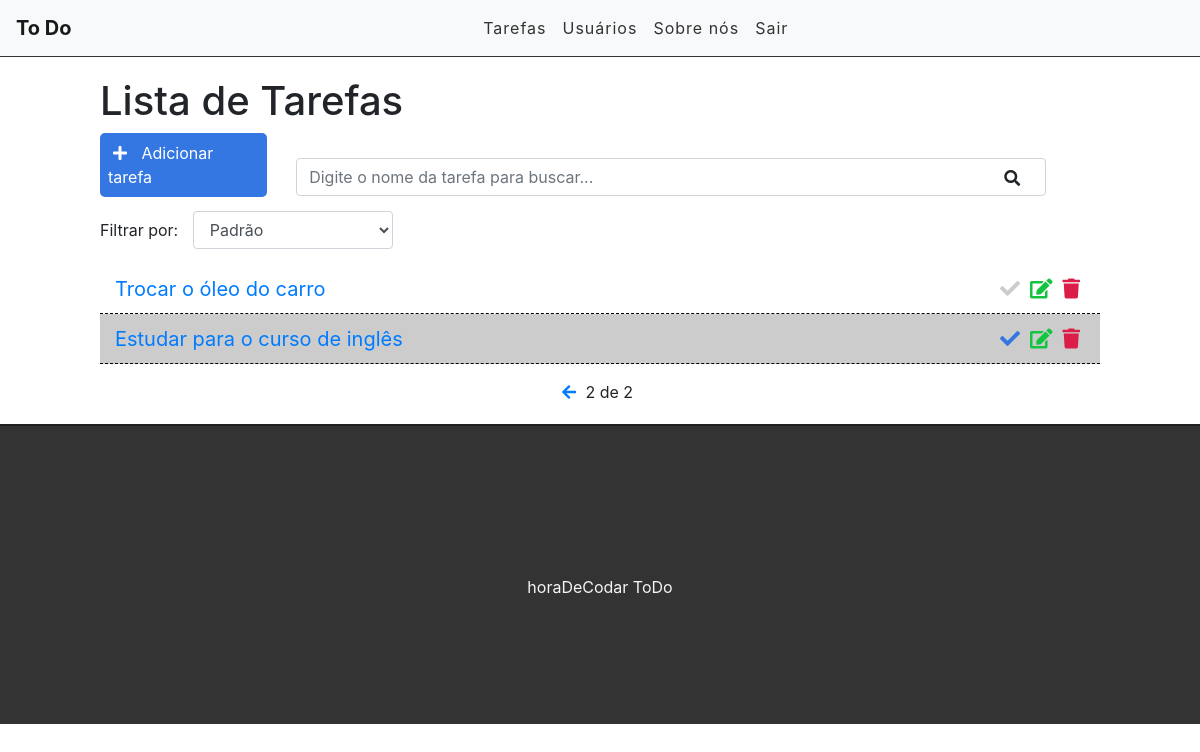
Page /?page=2 (signed in) on the committed database.
### tasks/models.py (models this page shows, shortened)
class Task(models.Model):
    STATUS = (
        ('doing', 'Fazendo'),
        ('done', 'Feita'),
    )
    title = models.CharField(max_length=255)
    description = models.TextField()
    done = models.CharField(
        max_length=5,
        choices=STATUS,
    )
    user = models.ForeignKey(get_user_model(), on_delete=models.CASCADE)
    created_at = models.DateTimeField(auto_now_add=True)
    update_at = models.DateTimeField(auto_now=True)

### tasks/views.py (the view)
# urls.py: path('', views.taskList, name='task-list'),
@login_required
def taskList(request):
    search = request.GET.get('search')
    filter = request.GET.get('filter')
    if search:
        tasks = Task.objects.filter(title__icontains=search, user=request.user)
    elif filter:
        tasks = Task.objects.filter(done=filter, user=request.user)
    else:
        tasks_list = Task.objects.all().order_by('-created_at').filter(user=request.user)
        paginator = Paginator(tasks_list, 3)
        page = request.GET.get('page')
        tasks = paginator.get_page(page)
    return render(request, 'tasks/list.html', {'tasks': tasks, 'filter': filter})

### tasks/templates/tasks/list.html (shortened to what this page needs)
{% extends 'base.html' %}
{% block content %}
    <div class="offset-1 col-10 list-div">
        <h1>Lista de Tarefas</h1>
        <a id="add-link" href="newtask/">
            <div class="col-2 add-div">
                <i class="fas fa-plus"></i> Adicionar tarefa
            </div>
        </a>
        <div class="col-9 search-div">
            <form mathod="GET" id="search-form">
                <input class="form-control" type="text" id="search" name="search" placeholder="Digite o nome da tarefa para buscar..." value={{ request.GET.search }}>
                <i class="fas fa-search" id="search-btn"></i>
            </form>
        </div>
        <div class="col-12 filter-div">
            <span>Filtrar por:</span>
            <select value='done' name="filter" id="filter" class="form-control">
                <option value="" {% if filter == "" %}selected{% endif %}>Padrão</option>
            </select>
        </div>
        <ul class="task-list">
            {% for task in tasks %}
                {% if task.done == 'doing' %}
                    <li class="task-item">
                {% else %}
                    <li class="task-item done">
                {% endif %}
                        <span><a href="/task/{{task.id}}">{{task.title}}</a></span>
                        <a href="delete/{{task.id}}" class="delete-btn"><span><i class="fas fa-trash"></i></span></a>
                        <a href="edit/{{task.id}}"><span><i class="fas fa-edit"></i></span></a>
                        <a href="changestatus/{{task.id}}"><span><i class="fas fa-check"></i></span></a>
                    </li>
            {% endfor %}
        </ul>
        <div class="pagination">
            <span class="step-links">
                {% if tasks.has_previous %}
                    <a href="?page={{ tasks.previous_page_number }}"><i class="fas fa-arrow-left"></i></a>
                {% endif %}
                {% if tasks.paginator.num_pages %}
                    <span class="current">
                        {{ tasks.number }} de {{ tasks.paginator.num_pages }}
                    </span>
                {% endif %}
            </span>
        </div>
    </div>
{% endblock %}

### tasks/static/css/styles.css (style rules this page uses)
#add-link { text-decoration: none; }
.add-div { background-color: #3476e2; cursor: pointer; display: inline-block; color: #FFF; padding: 8px; border-radius: 5px; margin-right: 25px; }
.fas.fa-plus { color: #FFF; margin-right: 10px; margin-left: 5px; }
.fas.fa-search { position: absolute; top: 12px; right: 26px; cursor: pointer; }
.search-div { padding: 0; margin-top: 15px; margin-bottom: 15px; display: inline-block; }
.list-div { padding: 0; }
.task-list { padding-left: 0; }
.task-item, .task-item.done { list-style: none; font-size: 20px; height: 50px; padding: 0 15px; padding-top: 10px; border-bottom: 1px dashed black; }
.task-item.done { background-color: #CCC; }
.fas.fa-edit, .fas.fa-trash, .fas.fa-check { cursor: pointer; margin: 5px; font-size: 20px; float: right; }
.fas.fa-trash { color: #db1e47; }
.fas.fa-edit { color: #13c43f; }
.fas.fa-check { color: #CCC; }
.done .fas.fa-check { color: #3476e2; }
.pagination { margin-bottom: 20px; }
.step-links { position: relative; margin-left: auto; margin-right: auto; }
.step-links .current { margin-left: 5px; margin-right: 5px; }
.filter-div { margin-bottom: 15px; padding: 0; }
#filter { display: inline-block; width: 200px; margin-left: 10px; }

### rows in the picture
Task: title "Trocar o óleo do carro"
Task: title "Estudar para o curso de inglês"

### other values in the picture
{{ tasks.number }} "2"
{{ tasks.paginator.num_pages }} "2"
